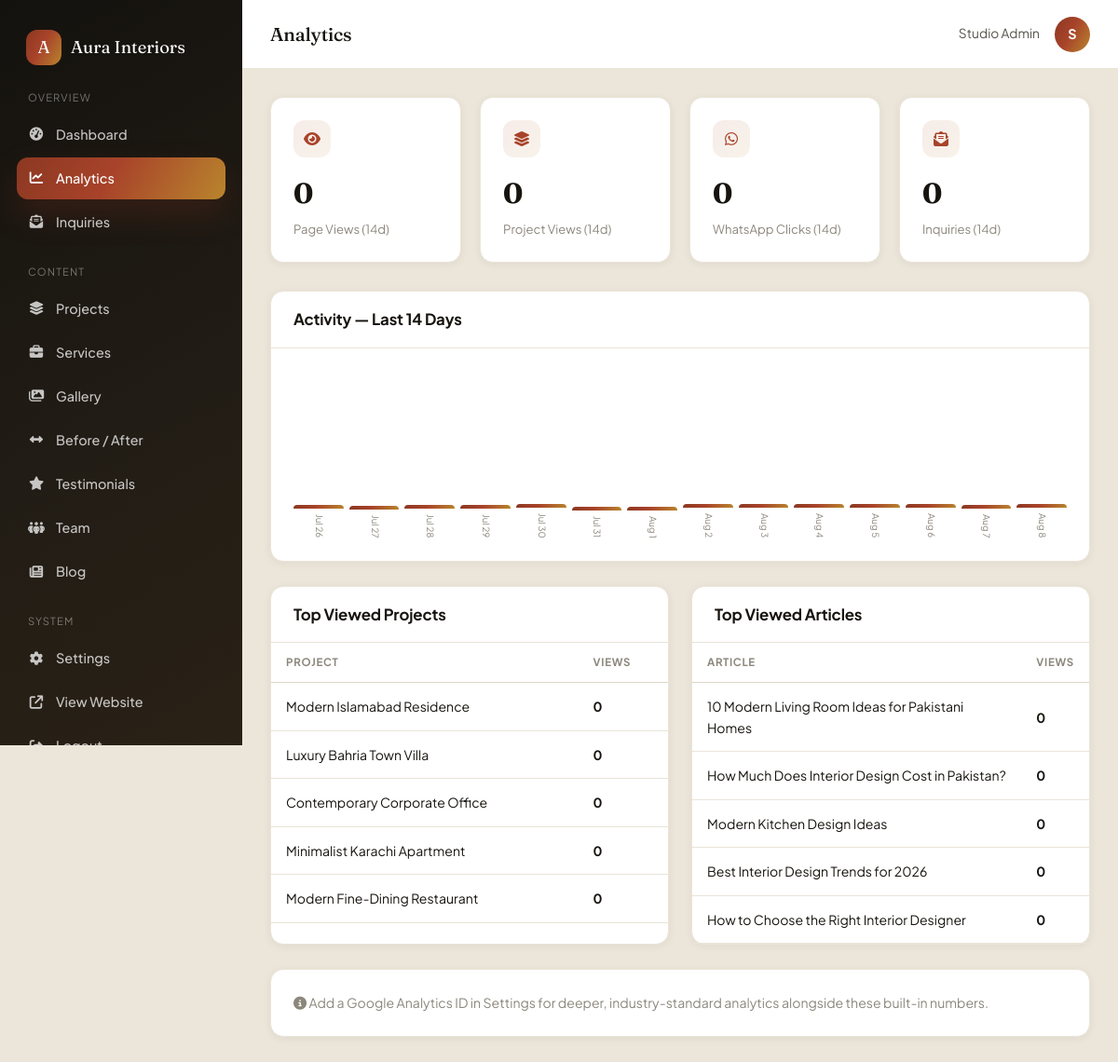
The app's page /admin/analytics.php (signed in) with its own data.
### tables this page shows
CREATE TABLE `projects` (
  `id` INT UNSIGNED AUTO_INCREMENT PRIMARY KEY,
  `title` VARCHAR(180) NOT NULL,
  `slug` VARCHAR(200) NOT NULL UNIQUE,
  `category` ENUM('Residential','Commercial','Office','Restaurant','Bedroom','Kitchen','Living Room','Luxury Interiors') NOT NULL,
  `location` VARCHAR(120) NULL,
  `property_type` VARCHAR(80) NULL,
  `area_sqft` INT UNSIGNED NULL,
  `completion_year` YEAR NULL,
  `short_description` VARCHAR(500) NULL,
  `description` TEXT NULL,
  `cover_image` VARCHAR(255) NULL,
  `video_url` VARCHAR(255) NULL,
  `is_featured` TINYINT(1) NOT NULL DEFAULT 0,
  `is_published` TINYINT(1) NOT NULL DEFAULT 1,
  `sort_order` SMALLINT NOT NULL DEFAULT 0,
  `views` INT UNSIGNED NOT NULL DEFAULT 0,
  `created_at` DATETIME NOT NULL DEFAULT CURRENT_TIMESTAMP,
  `updated_at` DATETIME NOT NULL DEFAULT CURRENT_TIMESTAMP ON UPDATE CURRENT_TIMESTAMP,
  INDEX `idx_projects_cat` (`category`),
  INDEX `idx_projects_published` (`is_published`,`sort_order`)
);

CREATE TABLE `blog_posts` (
  `id` INT UNSIGNED AUTO_INCREMENT PRIMARY KEY,
  `title` VARCHAR(220) NOT NULL,
  `slug` VARCHAR(240) NOT NULL UNIQUE,
  `category_id` INT UNSIGNED NULL,
  `featured_image` VARCHAR(255) NULL,
  `excerpt` VARCHAR(500) NULL,
  `content` LONGTEXT NULL,
  `author_name` VARCHAR(120) NULL,
  `seo_title` VARCHAR(220) NULL,
  `seo_description` VARCHAR(320) NULL,
  `is_published` TINYINT(1) NOT NULL DEFAULT 1,
  `published_at` DATETIME NULL,
  `views` INT UNSIGNED NOT NULL DEFAULT 0,
  `created_at` DATETIME NOT NULL DEFAULT CURRENT_TIMESTAMP,
  CONSTRAINT `fk_blog_category` FOREIGN KEY (`category_id`) REFERENCES `blog_categories`(`id`) ON DELETE SET NULL,
  INDEX `idx_blog_published` (`is_published`,`published_at`)
);

### config/database.php (called while the page is built, shortened)
<?php
function db(): PDO
{
    static $pdo = null;
    if ($pdo instanceof PDO) {
        return $pdo;
    }
    $dsn = 'mysql:host=' . DB_HOST . ';dbname=' . DB_NAME . ';charset=' . DB_CHARSET;
    try {
        $pdo = new PDO($dsn, DB_USER, DB_PASS, [
            PDO::ATTR_ERRMODE            => PDO::ERRMODE_EXCEPTION,
            PDO::ATTR_DEFAULT_FETCH_MODE => PDO::FETCH_ASSOC,
            PDO::ATTR_EMULATE_PREPARES   => false,
        ]);
    } catch (PDOException $e) {
        http_response_code(500);
        if (defined('SITE_ENV') && SITE_ENV === 'local') {
            die('Database connection failed: ' . $e->getMessage());
        }
        die('We are experiencing a temporary issue. Please try again shortly.');
    }
    return $pdo;
}

### includes/functions.php (called while the page is built, shortened)
<?php
function e(?string $value): string
{
    return htmlspecialchars($value ?? '', ENT_QUOTES, 'UTF-8');
}
function get_settings(): array
{
    static $settings = null;
    if ($settings === null) {
        $settings = [];
        $stmt = db()->query('SELECT setting_key, setting_value FROM settings');
        foreach ($stmt->fetchAll() as $row) {
            $settings[$row['setting_key']] = $row['setting_value'];
        }
    }
    return $settings;
}
function setting(string $key, string $default = ''): string
{
    $settings = get_settings();
    return $settings[$key] ?? $default;
}

### admin/analytics.php (the view, shortened to what this page needs)
<?php
$days = 14;
$since = date('Y-m-d', strtotime("-$days days"));
$dateRange = [];
for ($i = $days - 1; $i >= 0; $i--) {
    $dateRange[date('Y-m-d', strtotime("-$i days"))] = ['page_view' => 0, 'whatsapp_click' => 0, 'call_click' => 0, 'inquiry_submit' => 0, 'project_view' => 0];
}
$maxDaily = 1;
foreach ($dateRange as $d) { $maxDaily = max($maxDaily, array_sum($d)); }
$totals = [];
foreach (['page_view', 'project_view', 'whatsapp_click', 'call_click', 'inquiry_submit'] as $type) {
    $stmt = db()->prepare("SELECT COUNT(*) FROM analytics_events WHERE event_type = ? AND created_at >= ?");
    $stmt->execute([$type, $since]);
    $totals[$type] = (int) $stmt->fetchColumn();
}
$topProjects = db()->query('SELECT title, slug, views FROM projects ORDER BY views DESC LIMIT 5')->fetchAll();
$topPosts = db()->query('SELECT title, slug, views FROM blog_posts ORDER BY views DESC LIMIT 5')->fetchAll();
require __DIR__ . '/includes/admin-header.php';
?>
<div class="kpi-grid">
  <div class="kpi-card"><div class="kpi-card__top"><i class="fa-solid fa-eye"></i></div><b><?= $totals['page_view'] ?></b><span>Page Views (14d)</span></div>
  <div class="kpi-card"><div class="kpi-card__top"><i class="fa-solid fa-layer-group"></i></div><b><?= $totals['project_view'] ?></b><span>Project Views (14d)</span></div>
  <div class="kpi-card"><div class="kpi-card__top"><i class="fa-brands fa-whatsapp"></i></div><b><?= $totals['whatsapp_click'] ?></b><span>WhatsApp Clicks (14d)</span></div>
  <div class="kpi-card"><div class="kpi-card__top"><i class="fa-solid fa-envelope-open-text"></i></div><b><?= $totals['inquiry_submit'] ?></b><span>Inquiries (14d)</span></div>
</div>
<div class="panel">
  <div class="panel__head"><h2>Activity — Last <?= $days ?> Days</h2></div>
  <div class="panel__body">
    <div style="display:flex;align-items:flex-end;gap:6px;height:180px">
      <?php foreach ($dateRange as $date => $counts): $total = array_sum($counts); $h = max(4, (int) round(($total / $maxDaily) * 160)); ?>
        <div style="flex:1;display:flex;flex-direction:column;align-items:center;gap:6px" title="<?= e($date) ?>: <?= $total ?> events">
          <div style="width:100%;height:<?= $h ?>px;background:var(--gradient-brand);border-radius:6px 6px 0 0"></div>
          <span style="font-size:.62rem;color:var(--ink-faint);writing-mode:vertical-rl;text-orientation:mixed"><?= date('M j', strtotime($date)) ?></span>
        </div>
      <?php endforeach; ?>
    </div>
  </div>
</div>
<div class="form-grid" style="display:grid;grid-template-columns:1fr 1fr;gap:24px">
  <div class="panel">
    <div class="panel__head"><h2>Top Viewed Projects</h2></div>
    <div class="table-wrap">
      <table class="admin-table">
        <thead><tr><th>Project</th><th>Views</th></tr></thead>
        <tbody>
          <?php foreach ($topProjects as $p): ?>
            <tr><td><?= e($p['title']) ?></td><td><b><?= (int) $p['views'] ?></b></td></tr>
          <?php endforeach; ?>
        </tbody>
      </table>
    </div>
  </div>
  <div class="panel">
    <div class="panel__head"><h2>Top Viewed Articles</h2></div>
    <div class="table-wrap">
      <table class="admin-table">
        <thead><tr><th>Article</th><th>Views</th></tr></thead>
        <tbody>
          <?php foreach ($topPosts as $p): ?>
            <tr><td><?= e($p['title']) ?></td><td><b><?= (int) $p['views'] ?></b></td></tr>
          <?php endforeach; ?>
        </tbody>
      </table>
    </div>
  </div>
</div>
<?php if (!setting('google_analytics_id')): ?>
<div class="panel">
  <div class="panel__body">
    <p style="color:var(--ink-faint);font-size:.88rem"><i class="fa-solid fa-circle-info"></i> Add a Google Analytics ID in <a href="settings.php">Settings</a> for deeper, industry-standard analytics alongside these built-in numbers.</p>
  </div>
</div>
<?php endif; ?>
<?php require __DIR__ . '/includes/admin-footer.php'; ?>

### assets/css/style.css (style rules this page uses)
:root { --bg: #F5F2EC; --surface: #FFFFFF; --surface-2: #ECE6DA; --surface-tint: #F1ECE1; --ink: #17140F; --ink-soft: #57534A; --ink-faint: #8C877C; --line: #DED6C6; --line-soft: #EAE4D8; --accent-1: #A8432A; --accent-2: #B9852D; --accent-3: #2F4A3E; --accent-4: #D2A24C; --gradient-brand: linear-gradient(120deg, #8C3822 0%, #A8432A 45%, #B9852D 100%); --gradient-brand-soft: linear-gradient(135deg, rgba(168,67,42,.10), rgba(185,133,45,.10)); --gradient-surface: linear-gradient(160deg, #FFFFFF 0%, #FBF8F2 55%, #F7F1E4 100%); --gradient-dark: linear-gradient(150deg, #14120E 0%, #211C15 55%, #2A2116 100%); --gradient-line: linear-gradient(90deg, var(--accent-1), var(--accent-2), var(--accent-4)); --shadow-sm: 0 2px 10px rgba(23,20,15,.06); --shadow-md: 0 10px 26px rgba(23,20,15,.09); --shadow-lg: 0 22px 50px rgba(23,20,15,.16); --shadow-glow: 0 16px 34px rgba(140,56,34,.24); --radius-sm: 8px; --radius-md: 14px; --radius-lg: 20px; --radius-pill: 999px; --font-display: 'Fraunces', 'Georgia', serif; --font-body: 'Plus Jakarta Sans', -apple-system, BlinkMacSystemFont, 'Segoe UI', sans-serif; --container: 1240px; --header-h: 80px; }
*,*::before,*::after { box-sizing:border-box; margin:0; padding:0; }
html { scroll-behavior:smooth; }
body { font-family: var(--font-body); background: var(--bg); color: var(--ink); line-height:1.6; font-size:16px; -webkit-font-smoothing:antialiased; overflow-x:hidden; }
a { color:inherit; text-decoration:none; }
h1,h2,h3,h4,h5 { font-family: var(--font-display); font-weight:500; line-height:1.15; letter-spacing:-0.01em; color:var(--ink); }
h2 { font-size:clamp(2rem, 3.4vw, 3rem); }
p { color:var(--ink-soft); }
.form-grid { display:grid; grid-template-columns:1fr 1fr; gap:18px; }

### assets/css/admin.css (style rules this page uses)
body.admin-body { background: var(--surface-2); min-height:100vh; }
.kpi-grid { display:grid; grid-template-columns:repeat(4,1fr); gap:20px; margin-bottom:30px; }
.kpi-card { background:var(--surface); border-radius:var(--radius-md); padding:24px; border:1px solid var(--line-soft); box-shadow:var(--shadow-sm); }
.kpi-card__top { display:flex; align-items:center; justify-content:space-between; margin-bottom:14px; }
.kpi-card i { width:40px; height:40px; border-radius:12px; background:var(--gradient-brand-soft); color:var(--accent-1); display:flex; align-items:center; justify-content:center; }
.kpi-card b { font-family:var(--font-display); font-size:1.9rem; display:block; }
.kpi-card span { font-size:.82rem; color:var(--ink-faint); }
.panel { background:var(--surface); border-radius:var(--radius-md); border:1px solid var(--line-soft); box-shadow:var(--shadow-sm); margin-bottom:26px; }
.panel__head { display:flex; align-items:center; justify-content:space-between; padding:20px 24px; border-bottom:1px solid var(--line-soft); flex-wrap:wrap; gap:12px; }
.panel__head h2 { font-size:1.05rem; font-family:var(--font-body); font-weight:700; }
.panel__body { padding:24px; }
.table-wrap { overflow-x:auto; }
table.admin-table { width:100%; border-collapse:collapse; font-size:.88rem; }
table.admin-table th { text-align:left; padding:12px 16px; font-size:.72rem; text-transform:uppercase; letter-spacing:.06em; color:var(--ink-faint); border-bottom:1px solid var(--line); white-space:nowrap; }
table.admin-table td { padding:14px 16px; border-bottom:1px solid var(--line-soft); vertical-align:middle; }

### records on screen
projects: title "Modern Islamabad Residence", views "0"
projects: title "Luxury Bahria Town Villa", views "0"
projects: title "Contemporary Corporate Office", views "0"
projects: title "Minimalist Karachi Apartment", views "0"
projects: title "Modern Fine-Dining Restaurant", views "0"
blog_posts: title "10 Modern Living Room Ideas for Pakistani Homes", views "0"
blog_posts: title "How Much Does Interior Design Cost in Pakistan?", views "0"
blog_posts: title "Modern Kitchen Design Ideas", views "0"
blog_posts: title "Best Interior Design Trends for 2026", views "0"
blog_posts: title "How to Choose the Right Interior Designer", views "0"

### other values on screen
setting('company_name') "Aura Interiors"
$adminPageTitle "Analytics"
$currentAdmin['name'] "Studio Admin"
substr($currentAdmin['name'], 0, 1) "S"
$totals['page_view'] "0"
$totals['project_view'] "0"
$totals['whatsapp_click'] "0"
$totals['inquiry_submit'] "0"
$days "14"
date('M j', strtotime($date)) "Jul 26"
date('M j', strtotime($date)) "Jul 27"
date('M j', strtotime($date)) "Jul 28"
date('M j', strtotime($date)) "Jul 29"
date('M j', strtotime($date)) "Jul 30"
date('M j', strtotime($date)) "Jul 31"
